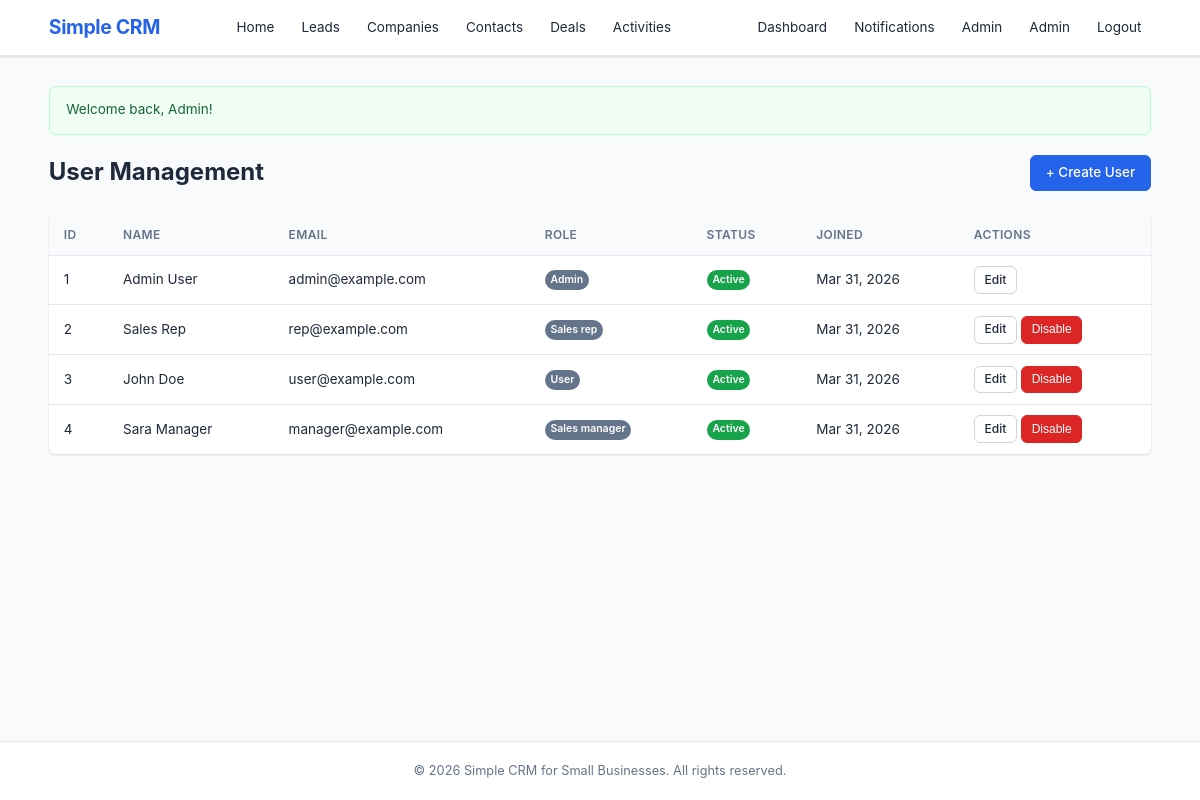
Page /public/admin/users.php (signed in) on the committed database.
### tables this page shows
CREATE TABLE IF NOT EXISTS `users` (
    `id`         INT AUTO_INCREMENT PRIMARY KEY,
    `first_name` VARCHAR(50)  NOT NULL,
    `last_name`  VARCHAR(50)  NOT NULL,
    `email`      VARCHAR(100) NOT NULL UNIQUE,
    `password`   VARCHAR(255) NOT NULL,
    `role`       ENUM('visitor','user','sales_rep','sales_manager','admin') NOT NULL DEFAULT 'user',
    `is_active`  TINYINT(1)   NOT NULL DEFAULT 1,
    `created_at` DATETIME     NOT NULL DEFAULT CURRENT_TIMESTAMP,
    `updated_at` DATETIME     NOT NULL DEFAULT CURRENT_TIMESTAMP ON UPDATE CURRENT_TIMESTAMP
);

### includes/auth.php (called while the page is built, shortened)
<?php
function isLoggedIn(): bool
{
    return isset($_SESSION['user_id']);
}
function currentUser(): ?array
{
    return [
        'id'         => $_SESSION['user_id'],
        'first_name' => $_SESSION['user_first_name'] ?? '',
        'last_name'  => $_SESSION['user_last_name']  ?? '',
        'email'      => $_SESSION['user_email']       ?? '',
        'role'       => $_SESSION['user_role']        ?? 'user',
    ];
}
function currentRole(): string
{
    return $_SESSION['user_role'] ?? 'visitor';
}
function currentUserId(): int
{
    return (int) ($_SESSION['user_id'] ?? 0);
}
function hasMinRole(string $minRole): bool
{
    $hierarchy = [
        'visitor'       => 0,
        'user'          => 1,
        'sales_rep'     => 2,
        'sales_manager' => 3,
        'admin'         => 4,
    ];
    $userLevel = $hierarchy[currentRole()] ?? 0;
    $minLevel  = $hierarchy[$minRole]      ?? 0;
    return $userLevel >= $minLevel;
}

### includes/permissions.php (called while the page is built, shortened)
<?php
require_once __DIR__ . '/auth.php';
function canAccessAdmin(): bool
{
    return isLoggedIn() && hasMinRole('admin');
}

### models/User.php (called while the page is built, shortened)
<?php
function listUsers(int $limit = 50, int $offset = 0): array
{
    $db = getDB();
    $total = (int) $db->query('SELECT COUNT(*) FROM users')->fetchColumn();
    $stmt = $db->prepare(
        'SELECT id, first_name, last_name, email, role, is_active, created_at
         FROM users
         ORDER BY created_at DESC
         LIMIT :lim OFFSET :off'
    );
    $stmt->bindValue(':lim', $limit, PDO::PARAM_INT);
    $stmt->bindValue(':off', $offset, PDO::PARAM_INT);
    $stmt->execute();
    return ['items' => $stmt->fetchAll(), 'total' => $total];
}

### public/admin/users.php (the view, shortened to what this page needs)
<?php
require_once __DIR__ . '/../../includes/auth.php';
require_once __DIR__ . '/../../includes/helpers.php';
require_once __DIR__ . '/../../includes/permissions.php';
require_once __DIR__ . '/../../models/User.php';
$perPage = 20;
$page    = max(1, (int) ($_GET['page'] ?? 1));
$result = listUsers($perPage, ($page - 1) * $perPage);
$users  = $result['items'];
include __DIR__ . '/../../includes/header.php';
?>
<div class="container">
    <?= renderFlash() ?>
    <div class="page-header">
        <h1>User Management</h1>
        <a href="user_form.php" class="btn btn-primary">+ Create User</a>
    </div>
    <table class="data-table">
        <thead>
            <tr>
                <th>ID</th>
                <th>Name</th>
                <th>Email</th>
                <th>Role</th>
                <th>Status</th>
                <th>Joined</th>
                <th>Actions</th>
            </tr>
        </thead>
        <tbody>
        <?php if (empty($users)): ?>
            <tr><td colspan="7" class="text-center">No users found.</td></tr>
        <?php else: ?>
            <?php foreach ($users as $u): ?>
            <tr>
                <td><?= $u['id'] ?></td>
                <td><?= e($u['first_name'] . ' ' . $u['last_name']) ?></td>
                <td><?= e($u['email']) ?></td>
                <td><span class="badge badge-secondary"><?= statusLabel($u['role']) ?></span></td>
                <td>
                    <?php if ($u['is_active']): ?>
                        <span class="badge badge-success">Active</span>
                    <?php else: ?>
                        <span class="badge badge-danger">Disabled</span>
                    <?php endif; ?>
                </td>
                <td><?= formatDate($u['created_at']) ?></td>
                <td class="actions">
                    <a href="user_form.php?id=<?= $u['id'] ?>" class="btn btn-sm">Edit</a>
                    <?php if ($u['id'] !== currentUserId()): ?>
                        <form method="post" action="user_toggle.php" style="display:inline">
                            <?php if ($u['is_active']): ?>
                                <button type="submit" name="action" value="disable" class="btn btn-sm btn-danger"
                                        onclick="return confirm('Disable this user?')">Disable</button>
                            <?php else: ?>
                                <button type="submit" name="action" value="enable" class="btn btn-sm btn-success">Enable</button>
                            <?php endif; ?>
                        </form>
                    <?php endif; ?>
                </td>
            </tr>
            <?php endforeach; ?>
        <?php endif; ?>
        </tbody>
    </table>
</div>
<?php include __DIR__ . '/../../includes/footer.php'; ?>

### includes/header.php (shortened to what this page needs)
<?php
require_once __DIR__ . '/auth.php';
require_once __DIR__ . '/permissions.php';
$user = currentUser();
?>
<!DOCTYPE html>
<html lang="en">
<head>
    <link rel="stylesheet" href="css/style.css">
</head>
<body>
<header class="site-header">
    <div class="container header-inner">
        <a href="index.php" class="logo">Simple CRM</a>
        <nav class="main-nav">
            <a href="index.php">Home</a>
            <a href="leads.php">Leads</a>
            <?php if (isLoggedIn()): ?>
                <a href="companies.php">Companies</a>
                <a href="contacts.php">Contacts</a>
                <a href="deals.php">Deals</a>
                <a href="activities.php">Activities</a>
            <?php endif; ?>
        </nav>
        <nav class="user-nav">
            <?php if (isLoggedIn()): ?>
                <a href="dashboard.php">Dashboard</a>
                <a href="notifications.php" class="notif-link">
                    Notifications
                </a>
                <?php if (canAccessAdmin()): ?>
                    <a href="admin/users.php">Admin</a>
                <?php endif; ?>
                <a href="profile.php"><?= htmlspecialchars($user['first_name']) ?></a>
                <a href="logout.php">Logout</a>
            <?php else: ?>
                <a href="login.php">Login</a>
                <a href="signup.php">Sign Up</a>
            <?php endif; ?>
        </nav>
    </div>
</header>
<main class="site-main">

### public/css/style.css (style rules this page uses)
*, *::before, *::after { box-sizing: border-box; margin: 0; padding: 0; }
:root { --color-primary: #2563eb; --color-primary-dark: #1d4ed8; --color-success: #16a34a; --color-warning: #d97706; --color-danger: #dc2626; --color-info: #0891b2; --color-bg: #f8fafc; --color-white: #ffffff; --color-text: #1e293b; --color-text-light: #64748b; --color-border: #e2e8f0; --color-border-dark: #cbd5e1; --radius: 6px; --shadow: 0 1px 3px rgba(0,0,0,0.08), 0 1px 2px rgba(0,0,0,0.06); --shadow-md: 0 4px 6px rgba(0,0,0,0.07), 0 2px 4px rgba(0,0,0,0.06); --font-sans: -apple-system, BlinkMacSystemFont, 'Segoe UI', Roboto, Oxygen, Ubuntu, sans-serif; --font-mono: 'SF Mono', SFMono-Regular, Consolas, 'Liberation Mono', Menlo, monospace; }
html { font-size: 15px; line-height: 1.6; }
body { font-family: var(--font-sans); color: var(--color-text); background: var(--color-bg); min-height: 100vh; display: flex; flex-direction: column; }
a { color: var(--color-primary); text-decoration: none; }
.container { max-width: 1140px; margin: 0 auto; padding: 0 1.25rem; }
.site-main { flex: 1; padding: 2rem 0; }
.site-header { background: var(--color-white); border-bottom: 1px solid var(--color-border); box-shadow: var(--shadow); position: sticky; top: 0; z-index: 100; }
.header-inner { display: flex; align-items: center; justify-content: space-between; padding: 0.75rem 1.25rem; gap: 1rem; flex-wrap: wrap; }
.logo { font-size: 1.3rem; font-weight: 700; color: var(--color-primary); letter-spacing: -0.02em; }
.main-nav, .user-nav { display: flex; align-items: center; gap: 0.5rem; }
.main-nav a, .user-nav a { padding: 0.35rem 0.65rem; border-radius: var(--radius); font-size: 0.9rem; color: var(--color-text); transition: background 0.15s, color 0.15s; }
.notif-link { position: relative; }
.badge { display: inline-block; font-size: 0.7rem; font-weight: 600; padding: 0.15em 0.55em; border-radius: 999px; vertical-align: middle; color: var(--color-white); }
.badge-success { background: var(--color-success); }
.badge-secondary { background: var(--color-text-light); }
.page-header { display: flex; align-items: center; justify-content: space-between; margin-bottom: 1.5rem; gap: 1rem; flex-wrap: wrap; }
.page-header h1 { font-size: 1.6rem; font-weight: 700; color: var(--color-text); }
.btn { display: inline-block; padding: 0.5rem 1rem; font-size: 0.9rem; font-weight: 500; border-radius: var(--radius); border: 1px solid var(--color-border-dark); background: var(--color-white); color: var(--color-text); cursor: pointer; transition: all 0.15s; text-align: center; line-height: 1.4; }
.btn-primary { background: var(--color-primary); color: var(--color-white); border-color: var(--color-primary); }
.btn-danger { background: var(--color-danger); color: var(--color-white); border-color: var(--color-danger); }
.btn-sm { padding: 0.3rem 0.65rem; font-size: 0.8rem; }
.data-table { width: 100%; border-collapse: collapse; background: var(--color-white); border-radius: var(--radius); box-shadow: var(--shadow); overflow: hidden; }
.data-table th, .data-table td { padding: 0.7rem 1rem; text-align: left; border-bottom: 1px solid var(--color-border); font-size: 0.9rem; }
.data-table th { background: var(--color-bg); font-weight: 600; color: var(--color-text-light); font-size: 0.8rem; text-transform: uppercase; letter-spacing: 0.03em; }
.data-table tbody tr:last-child td { border-bottom: none; }
.data-table .actions { white-space: nowrap; }
.data-table .actions form { display: inline; }

### rows in the picture
users: first_name "Admin", id "1", first_name+last_name "Admin User", email "admin@example.com", role "Admin", is_active "Active", created_at "Mar 31, 2026"
users: id "2", first_name+last_name "Sales Rep", email "rep@example.com", role "Sales rep", is_active "Active", created_at "Mar 31, 2026"
users: id "3", first_name+last_name "John Doe", email "user@example.com", role "User", is_active "Active", created_at "Mar 31, 2026"
users: id "4", first_name+last_name "Sara Manager", email "manager@example.com", role "Sales manager", is_active "Active", created_at "Mar 31, 2026"

### other values in the picture
$msg "Welcome back, Admin!"
